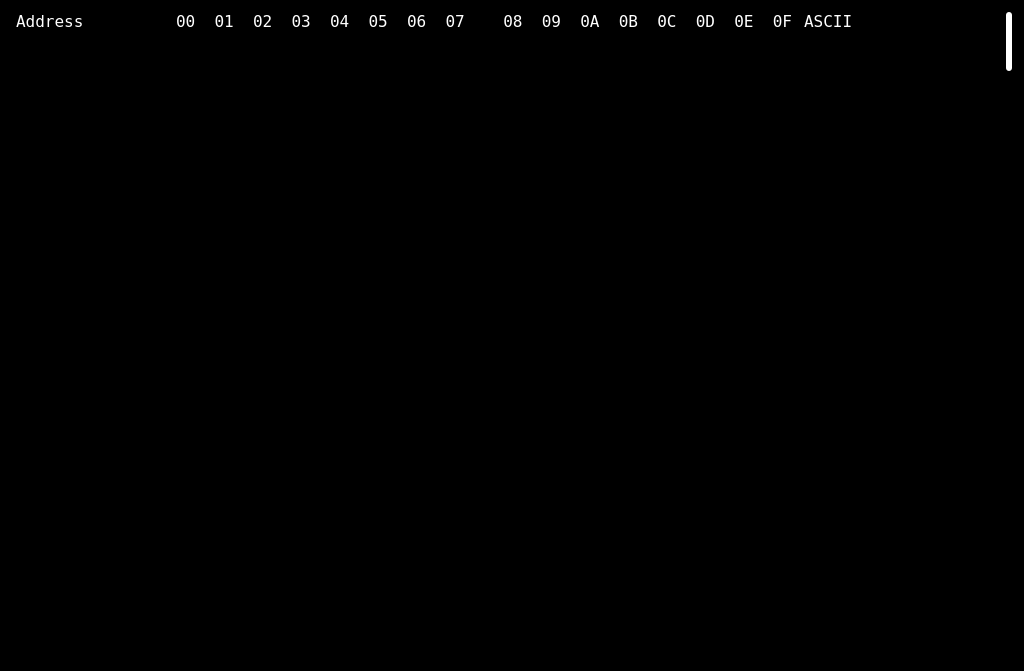
<?xml version="1.0" encoding="UTF-8"?>
<ui version="4.0">
 <class>Widget</class>
 <widget class="QWidget" name="Widget">
  <property name="geometry">
   <rect>
    <x>0</x>
    <y>0</y>
    <width>1024</width>
    <height>671</height>
   </rect>
  </property>
  <property name="windowTitle">
   <string>Widget</string>
  </property>
  <property name="windowOpacity">
   <double>1.000000000000000</double>
  </property>
  <property name="styleSheet">
   <string notr="true">background-color: rgb(0, 0, 0);</string>
  </property>
  <layout class="QHBoxLayout" name="horizontalLayout">
   <item>
    <widget class="QFrame" name="addressFrame">
     <property name="maximumSize">
      <size>
       <width>200</width>
       <height>16777215</height>
      </size>
     </property>
     <property name="frameShape">
      <enum>QFrame::StyledPanel</enum>
     </property>
     <property name="frameShadow">
      <enum>QFrame::Raised</enum>
     </property>
     <layout class="QVBoxLayout" name="verticalLayout">
      <property name="spacing">
       <number>0</number>
      </property>
      <property name="leftMargin">
       <number>0</number>
      </property>
      <property name="topMargin">
       <number>0</number>
      </property>
      <property name="rightMargin">
       <number>0</number>
      </property>
      <property name="bottomMargin">
       <number>0</number>
      </property>
      <item>
       <widget class="QLabel" name="label_address">
        <property name="maximumSize">
         <size>
          <width>100</width>
          <height>16777215</height>
         </size>
        </property>
        <property name="font">
         <font>
          <family>Fixedsys</family>
          <pointsize>12</pointsize>
         </font>
        </property>
        <property name="styleSheet">
         <string notr="true">color: rgb(255, 255, 255);</string>
        </property>
        <property name="text">
         <string>Address</string>
        </property>
        <property name="alignment">
         <set>Qt::AlignLeading|Qt::AlignLeft|Qt::AlignVCenter</set>
        </property>
        <property name="indent">
         <number>4</number>
        </property>
       </widget>
      </item>
      <item>
       <widget class="SCPlainTextEdit" name="addressPlainTextEdit">
        <property name="minimumSize">
         <size>
          <width>120</width>
          <height>0</height>
         </size>
        </property>
        <property name="maximumSize">
         <size>
          <width>120</width>
          <height>16777215</height>
         </size>
        </property>
        <property name="font">
         <font>
          <family>Fixedsys</family>
          <pointsize>12</pointsize>
         </font>
        </property>
        <property name="cursor" stdset="0">
         <cursorShape>ArrowCursor</cursorShape>
        </property>
        <property name="styleSheet">
         <string notr="true">color: rgb(255, 255, 255);
background-color: rgba(255, 255, 255, 0);</string>
        </property>
        <property name="verticalScrollBarPolicy">
         <enum>Qt::ScrollBarAlwaysOff</enum>
        </property>
        <property name="backgroundVisible">
         <bool>false</bool>
        </property>
       </widget>
      </item>
     </layout>
    </widget>
   </item>
   <item>
    <widget class="QFrame" name="hexFrame">
     <property name="frameShape">
      <enum>QFrame::StyledPanel</enum>
     </property>
     <property name="frameShadow">
      <enum>QFrame::Raised</enum>
     </property>
     <layout class="QVBoxLayout" name="verticalLayout_3">
      <property name="spacing">
       <number>0</number>
      </property>
      <property name="leftMargin">
       <number>0</number>
      </property>
      <property name="topMargin">
       <number>0</number>
      </property>
      <property name="rightMargin">
       <number>0</number>
      </property>
      <property name="bottomMargin">
       <number>0</number>
      </property>
      <item>
       <widget class="QLabel" name="label_byte">
        <property name="font">
         <font>
          <family>Fixedsys</family>
          <pointsize>12</pointsize>
         </font>
        </property>
        <property name="styleSheet">
         <string notr="true">color: rgb(255, 255, 255);</string>
        </property>
        <property name="text">
         <string>00  01  02  03  04  05  06  07    08  09  0A  0B  0C  0D  0E  0F</string>
        </property>
        <property name="alignment">
         <set>Qt::AlignLeading|Qt::AlignLeft|Qt::AlignVCenter</set>
        </property>
        <property name="margin">
         <number>0</number>
        </property>
        <property name="indent">
         <number>4</number>
        </property>
       </widget>
      </item>
      <item>
       <widget class="SCPlainTextEdit" name="hexPlainTextEdit">
        <property name="enabled">
         <bool>true</bool>
        </property>
        <property name="minimumSize">
         <size>
          <width>600</width>
          <height>0</height>
         </size>
        </property>
        <property name="font">
         <font>
          <family>Fixedsys</family>
          <pointsize>12</pointsize>
         </font>
        </property>
        <property name="mouseTracking">
         <bool>false</bool>
        </property>
        <property name="styleSheet">
         <string notr="true">color: rgb(255, 255, 255);
selection-background-color: rgb(255, 170, 0);
selection-color: rgb(255, 255, 255);
background-color: rgba(255, 255, 255, 0);</string>
        </property>
        <property name="verticalScrollBarPolicy">
         <enum>Qt::ScrollBarAlwaysOff</enum>
        </property>
       </widget>
      </item>
     </layout>
    </widget>
   </item>
   <item>
    <widget class="QFrame" name="asciiFrame">
     <property name="maximumSize">
      <size>
       <width>200</width>
       <height>16777215</height>
      </size>
     </property>
     <property name="frameShape">
      <enum>QFrame::StyledPanel</enum>
     </property>
     <property name="frameShadow">
      <enum>QFrame::Raised</enum>
     </property>
     <layout class="QVBoxLayout" name="verticalLayout_2">
      <property name="spacing">
       <number>0</number>
      </property>
      <property name="leftMargin">
       <number>0</number>
      </property>
      <property name="topMargin">
       <number>0</number>
      </property>
      <property name="rightMargin">
       <number>0</number>
      </property>
      <property name="bottomMargin">
       <number>0</number>
      </property>
      <item>
       <widget class="QLabel" name="label_ascii">
        <property name="maximumSize">
         <size>
          <width>16777215</width>
          <height>16777215</height>
         </size>
        </property>
        <property name="font">
         <font>
          <family>Fixedsys</family>
          <pointsize>12</pointsize>
         </font>
        </property>
        <property name="styleSheet">
         <string notr="true">color: rgb(255, 255, 255);</string>
        </property>
        <property name="text">
         <string>ASCII</string>
        </property>
        <property name="alignment">
         <set>Qt::AlignLeading|Qt::AlignLeft|Qt::AlignVCenter</set>
        </property>
        <property name="indent">
         <number>4</number>
        </property>
       </widget>
      </item>
      <item>
       <widget class="SCPlainTextEdit" name="asciiPlainTextEdit">
        <property name="minimumSize">
         <size>
          <width>160</width>
          <height>0</height>
         </size>
        </property>
        <property name="maximumSize">
         <size>
          <width>16777215</width>
          <height>16777215</height>
         </size>
        </property>
        <property name="font">
         <font>
          <family>Fixedsys</family>
          <pointsize>12</pointsize>
         </font>
        </property>
        <property name="styleSheet">
         <string notr="true">color: rgb(255, 255, 255);
background-color: rgba(255, 255, 255, 0);</string>
        </property>
        <property name="verticalScrollBarPolicy">
         <enum>Qt::ScrollBarAlwaysOff</enum>
        </property>
       </widget>
      </item>
     </layout>
    </widget>
   </item>
   <item>
    <widget class="QFrame" name="scrollBarFrame">
     <property name="maximumSize">
      <size>
       <width>8</width>
       <height>16777215</height>
      </size>
     </property>
     <property name="frameShape">
      <enum>QFrame::StyledPanel</enum>
     </property>
     <property name="frameShadow">
      <enum>QFrame::Raised</enum>
     </property>
     <layout class="QVBoxLayout" name="verticalLayout_4">
      <property name="spacing">
       <number>0</number>
      </property>
      <property name="leftMargin">
       <number>0</number>
      </property>
      <property name="topMargin">
       <number>0</number>
      </property>
      <property name="rightMargin">
       <number>0</number>
      </property>
      <property name="bottomMargin">
       <number>0</number>
      </property>
      <item>
       <widget class="QScrollBar" name="verticalScrollBar">
        <property name="styleSheet">
         <string notr="true">QScrollBar:vertical {
border: none;
background: transparent;
width: 6px;
} 
QScrollBar::handle:vertical 
{
background-color: rgba(255,255,255,1);
min-height: 30px;
border-radius:3px;
width: 6px;
}
QScrollBar::add-line:vertical 
{
border: none;
height: 0px;
} 
QScrollBar::sub-line:vertical 
{
border: none;
height: 0px;
} 
QScrollBar::add-page:vertical,QScrollBar::sub-page:vertical 
{
background:transparent;
border-radius:3px;
}</string>
        </property>
        <property name="orientation">
         <enum>Qt::Vertical</enum>
        </property>
       </widget>
      </item>
     </layout>
    </widget>
   </item>
  </layout>
 </widget>
 <customwidgets>
  <customwidget>
   <class>SCPlainTextEdit</class>
   <extends>QPlainTextEdit</extends>
   <header location="global">customwidget/scplaintextedit.h</header>
  </customwidget>
 </customwidgets>
 <resources/>
 <connections/>
</ui>
